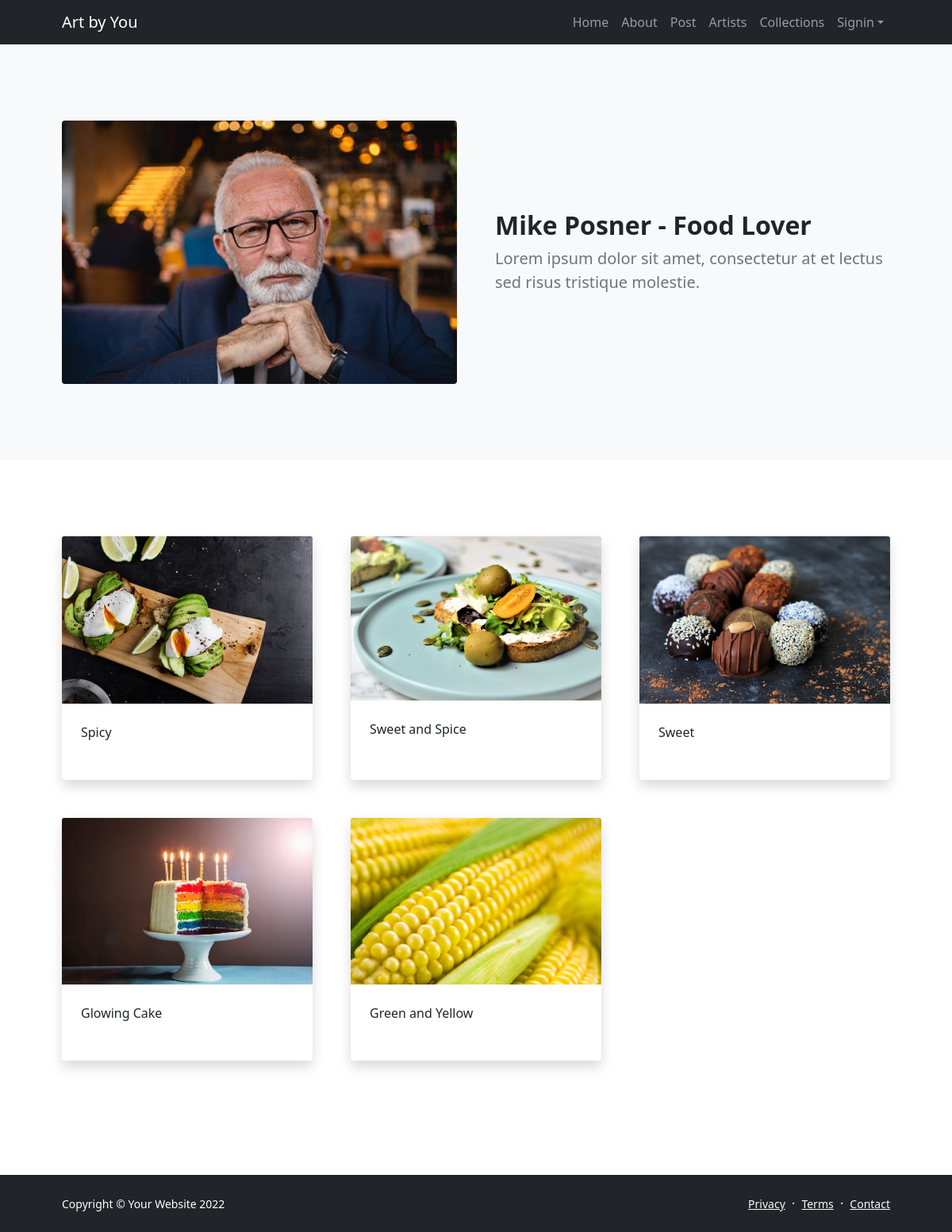
Page /aboutArtist.php?title=Mike Posner on the committed database.
### tables this page shows
CREATE TABLE `artists` (
  `ArtistID` int(11) NOT NULL,
  `Name` varchar(100) NOT NULL,
  `ArtistImage` varchar(50) NOT NULL,
  `Type` varchar(100) NOT NULL,
  `Description` text NOT NULL
);

CREATE TABLE `artwork` (
  `ArtID` int(11) NOT NULL,
  `Title` varchar(100) NOT NULL,
  `ArtImage` varchar(50) NOT NULL,
  `ThemeID` int(11) NOT NULL,
  `ArtistID` int(11) NOT NULL
);

### aboutArtist.php (the view, shortened to what this page needs)
<!DOCTYPE html>
<html lang="en">
<head>
    <link href="https://cdn.jsdelivr.net/npm/bootstrap-icons@1.5.0/font/bootstrap-icons.css" rel="stylesheet" />
    <link href="css/styles.css" rel="stylesheet" />
</head>
<body class="d-flex flex-column">
    <main class="flex-shrink-0">
        <nav class="navbar navbar-expand-lg navbar-dark bg-dark">
            <div class="container px-5">
                <a class="navbar-brand" href="index.php">Art by You</a>
                <div class="collapse navbar-collapse" id="navbarSupportedContent">
                    <ul class="navbar-nav ms-auto mb-2 mb-lg-0">
                        <li class="nav-item"><a class="nav-link" href="index.php">Home</a></li>
                        <li class="nav-item"><a class="nav-link" href="about.php">About</a></li>
                        <li class="nav-item"><a class="nav-link" href="post.php">Post</a></li>
                        <li class="nav-item"><a class="nav-link" href="artists.php">Artists</a></li>
                        <li class="nav-item"><a class="nav-link" href="collections_T.php">Collections</a></li>
                        <li class="nav-item dropdown">
                            <a class="nav-link dropdown-toggle" id="navbarDropdownBlog" href="#" role="button" data-bs-toggle="dropdown" aria-expanded="false">Signin</a>
                        </li>
                    </ul>
                </div>
            </div>
        </nav>
        <header>
            <section class="py-5 bg-light" id="scroll-target">
                <?php
                $artistName = $_GET['title'];
                require_once 'serverlogin.php';
                $conn = mysqli_connect($db_hostname, $db_username, $db_password, $db_database);
                $search = "SELECT * FROM artists";
                $result = $conn->query($search);
                if ($result->num_rows > 0) {
                    while ($row = $result->fetch_assoc()) {
                        if ($row["Name"] == $artistName) {
                            $image = $row["ArtistImage"];
                            $description = $row["Description"];
                            $type = $row["Type"];
                        }
                    }
                    $firstHalf = <<<HTML
                        <div class="container px-5 my-5">
                            <div class="row gx-5 align-items-center">
                                <div class="col-lg-6"><img class="img-fluid rounded mb-5 mb-lg-0" src='$image' alt="..." /></div>
                                <div class="col-lg-6">
                                    <h2 class="fw-bolder">$artistName - $type</h2>
                                    <p class="lead fw-normal text-muted mb-0">$description</p>
                                </div>
                            </div>
                        </div>
                    HTML;
                    echo $firstHalf;
                }
                else {
                    echo "Nothing to Display";
                }
                ?>
            </section>
        </header>
        <section class="py-5">
            <div class="container px-5 my-5">
                <div class="row gx-5">
                    <?php
                    $artistName2 = $_GET['title'];
                    require_once 'serverlogin.php';
                    $conn2 = mysqli_connect($db_hostname, $db_username, $db_password, $db_database);
                    $search2 = "SELECT Title,ArtImage FROM artwork,artists WHERE artwork.ArtistID = artists.ArtistID AND artists.Name='$artistName2'";
                    $result2 = $conn2->query($search2);
                    if ($result2->num_rows > 0) {
                        while ($row2 = $result2->fetch_assoc()) {
                            $imgName = $row2["Title"];
                            $artWork = $row2["ArtImage"];
                            $secondHalf = <<<HTML
                                <div class="col-lg-4 mb-5">
                                <div class="card h-100 shadow border-0">
                                    <img class="card-img-top" src='$artWork' alt="..." />
                                    <div class="card-body p-4">
                                        <p class="card-text mb-0">$imgName</p>
                                    </div>
                                    <div class="card-footer p-4 pt-0 bg-transparent border-top-0">
                                        <div class="d-flex align-items-end justify-content-between">
                                            <div class="d-flex align-items-center">
                                            </div>
                                        </div>
                                    </div>
                                </div>
                            </div>
                        HTML;
                            echo $secondHalf;
                        }
                    }
                    else {
                        echo "Nothing to Display";
                    }
                    ?>
                </div>
            </div>
        </section>
    </main>
    <footer class="bg-dark py-4 mt-auto">
        <div class="container px-5">
            <div class="row align-items-center justify-content-between flex-column flex-sm-row">
                <div class="col-auto">
                    <div class="small m-0 text-white">Copyright &copy; Your Website 2022</div>
                </div>
                <div class="col-auto">
                    <a class="link-light small" href="#!">Privacy</a>
                    <span class="text-white mx-1">&middot;</span>
                    <a class="link-light small" href="#!">Terms</a>
                    <span class="text-white mx-1">&middot;</span>
                    <a class="link-light small" href="#!">Contact</a>
                </div>
            </div>
        </div>
    </footer>
</body>
</html>

### rows in the picture
artists: ArtistImage (picture), Type "Food Lover", Description "Lorem ipsum dolor sit amet, consectetur at et lectus sed risus tristique molestie."
artwork: ArtImage (picture), Title "Spicy"
artwork: ArtImage (picture), Title "Sweet and Spice"
artwork: ArtImage (picture), Title "Sweet"
artwork: ArtImage (picture), Title "Glowing Cake"
artwork: ArtImage (picture), Title "Green and Yellow"

### other values in the picture
$artistName "Mike Posner"
